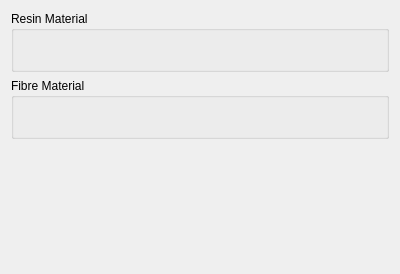
<?xml version="1.0" encoding="UTF-8"?>
<ui version="4.0">
 <class>FibreCompositeLamina</class>
 <widget class="QWidget" name="FibreCompositeLamina">
  <property name="geometry">
   <rect>
    <x>0</x>
    <y>0</y>
    <width>400</width>
    <height>274</height>
   </rect>
  </property>
  <property name="windowTitle">
   <string>Fibre Composite Lamina</string>
  </property>
  <property name="layoutDirection">
   <enum>Qt::LeftToRight</enum>
  </property>
  <layout class="QVBoxLayout" name="verticalLayout">
   <item>
    <widget class="QGroupBox" name="groupBox_desc">
     <property name="maximumSize">
      <size>
       <width>16777215</width>
       <height>1677215</height>
      </size>
     </property>
     <property name="title">
      <string>Resin Material</string>
     </property>
     <layout class="QVBoxLayout" name="verticalLayout_5">
      <item>
       <layout class="QGridLayout" name="gridLayout_3">
        <item row="0" column="0">
         <widget class="MatGui::MaterialTreeWidget" name="wgt_resin_material_tree" native="true"/>
        </item>
        <item row="1" column="0">
         <widget class="QLabel" name="lbl_resin_material_descr">
          <property name="text">
           <string/>
          </property>
          <property name="wordWrap">
           <bool>true</bool>
          </property>
         </widget>
        </item>
       </layout>
      </item>
     </layout>
    </widget>
   </item>
   <item>
    <widget class="QGroupBox" name="groupBox_desc_2">
     <property name="maximumSize">
      <size>
       <width>16777215</width>
       <height>1677215</height>
      </size>
     </property>
     <property name="title">
      <string>Fibre Material</string>
     </property>
     <layout class="QVBoxLayout" name="verticalLayout_6">
      <item>
       <layout class="QGridLayout" name="gridLayout_3">
        <item row="0" column="0">
         <widget class="MatGui::MaterialTreeWidget" name="wgt_fibre_material_tree" native="true"/>
        </item>
        <item row="1" column="0">
         <widget class="QLabel" name="lbl_fibre_material_descr">
          <property name="text">
           <string/>
          </property>
          <property name="wordWrap">
           <bool>true</bool>
          </property>
         </widget>
        </item>
       </layout>
      </item>
     </layout>
    </widget>
   </item>
   <item>
    <spacer name="verticalSpacer_2">
     <property name="orientation">
      <enum>Qt::Vertical</enum>
     </property>
     <property name="sizeHint" stdset="0">
      <size>
       <width>20</width>
       <height>40</height>
      </size>
     </property>
    </spacer>
   </item>
  </layout>
 </widget>
 <customwidgets>
  <customwidget>
   <class>MatGui::MaterialTreeWidget</class>
   <extends>QWidget</extends>
   <header>Mod/Material/Gui/MaterialTreeWidget.h</header>
  </customwidget>
 </customwidgets>
 <resources/>
 <connections/>
</ui>
